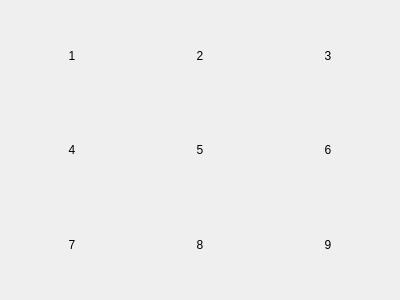
<?xml version="1.0" encoding="UTF-8"?>
<ui version="4.0">
 <class>NumSelector</class>
 <widget class="QWidget" name="NumSelector">
  <property name="geometry">
   <rect>
    <x>0</x>
    <y>0</y>
    <width>400</width>
    <height>300</height>
   </rect>
  </property>
  <property name="windowTitle">
   <string>Form</string>
  </property>
  <layout class="QGridLayout" name="gridLayout">
   <item row="1" column="0">
    <widget class="SudokuNum" name="label_4">
     <property name="text">
      <string>4</string>
     </property>
     <property name="alignment">
      <set>Qt::AlignCenter</set>
     </property>
    </widget>
   </item>
   <item row="1" column="2">
    <widget class="SudokuNum" name="label_6">
     <property name="text">
      <string>6</string>
     </property>
     <property name="alignment">
      <set>Qt::AlignCenter</set>
     </property>
    </widget>
   </item>
   <item row="2" column="1">
    <widget class="SudokuNum" name="label_8">
     <property name="text">
      <string>8</string>
     </property>
     <property name="alignment">
      <set>Qt::AlignCenter</set>
     </property>
    </widget>
   </item>
   <item row="0" column="1">
    <widget class="SudokuNum" name="label_2">
     <property name="text">
      <string>2</string>
     </property>
     <property name="alignment">
      <set>Qt::AlignCenter</set>
     </property>
    </widget>
   </item>
   <item row="2" column="2">
    <widget class="SudokuNum" name="label_9">
     <property name="text">
      <string>9</string>
     </property>
     <property name="alignment">
      <set>Qt::AlignCenter</set>
     </property>
    </widget>
   </item>
   <item row="0" column="2">
    <widget class="SudokuNum" name="label_3">
     <property name="text">
      <string>3</string>
     </property>
     <property name="alignment">
      <set>Qt::AlignCenter</set>
     </property>
    </widget>
   </item>
   <item row="0" column="0">
    <widget class="SudokuNum" name="label">
     <property name="text">
      <string>1</string>
     </property>
     <property name="alignment">
      <set>Qt::AlignCenter</set>
     </property>
    </widget>
   </item>
   <item row="1" column="1">
    <widget class="SudokuNum" name="label_5">
     <property name="text">
      <string>5</string>
     </property>
     <property name="alignment">
      <set>Qt::AlignCenter</set>
     </property>
    </widget>
   </item>
   <item row="2" column="0">
    <widget class="SudokuNum" name="label_7">
     <property name="text">
      <string>7</string>
     </property>
     <property name="alignment">
      <set>Qt::AlignCenter</set>
     </property>
    </widget>
   </item>
  </layout>
 </widget>
 <customwidgets>
  <customwidget>
   <class>SudokuNum</class>
   <extends>QLabel</extends>
   <header>sudokunum.h</header>
  </customwidget>
 </customwidgets>
 <resources/>
 <connections/>
</ui>
